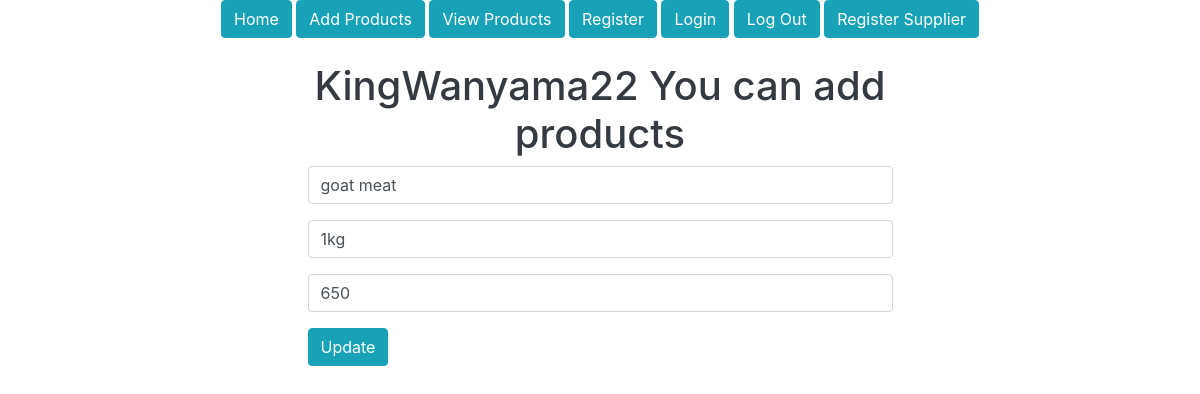
Screenshot of /update-product/5 (signed in) with the database file from the repository.
### midMorningDjangoRegistration1/models.py (models this page shows)
class Product (models.Model) :
    prod_name = models. CharField(max_length =30, blank = False, null = False)
    prod_quantity = models. CharField(max_length=30, blank=False, null=False)
    prod_price = models. CharField(max_length=30, blank=False, null=False)

### midMorningDjangoRegistration1/views.py (the view, shortened to what this page needs)
# urls.py: path('update-product/<id>', general_views.update_product, name='update-product'),
@login_required
def update_product(request,id):
    product = Product.objects.get(id=id)
    return render(request, 'updateproduct.html', {'product': product})

### templates/updateproduct.html (shortened to what this page needs)
{% extends 'base.html' %}
{% load static %}
{% load crispy_forms_filters %}
{% load crispy_forms_tags %}
{% block content %}
    <section class="form-section">
        <div class="form-section-container">
            <div class="row">
                <div class="col-3"></div>
                <div class="col-6">
                    <h1 class="text-dark text-center"> {{ user.username }} You can add products</h1>
                    <form action="" method="post">
                        <div class="form-group">
                            <input value="{{ product.prod_name }}" class="form-control" name="jina" type="text" placeholder="Enter name" required>
                        </div>
                        <div class="form-group">
                            <input  value="{{ product.prod_quantity }}"class="form-control" name="kiasi" type="text" placeholder="Enter quantity" required>
                        </div>
                        <div class="form-group">
                            <input value="{{ product.prod_price }}"class="form-control" name="bei" type="text" placeholder="Enter price" required>
                        </div>
                        <div class="form-group">
                            <input class="btn btn-info" type="submit" value="Update">
                        </div>
                    </form>
                </div>
                <div class="col-3"></div>
            </div>
        </div>
    </section>
{% endblock %}

### rows the page displays
Product: jina "goat meat", kiasi "1kg", bei "650"

### other values shown
{{ user.username }} "KingWanyama22"
